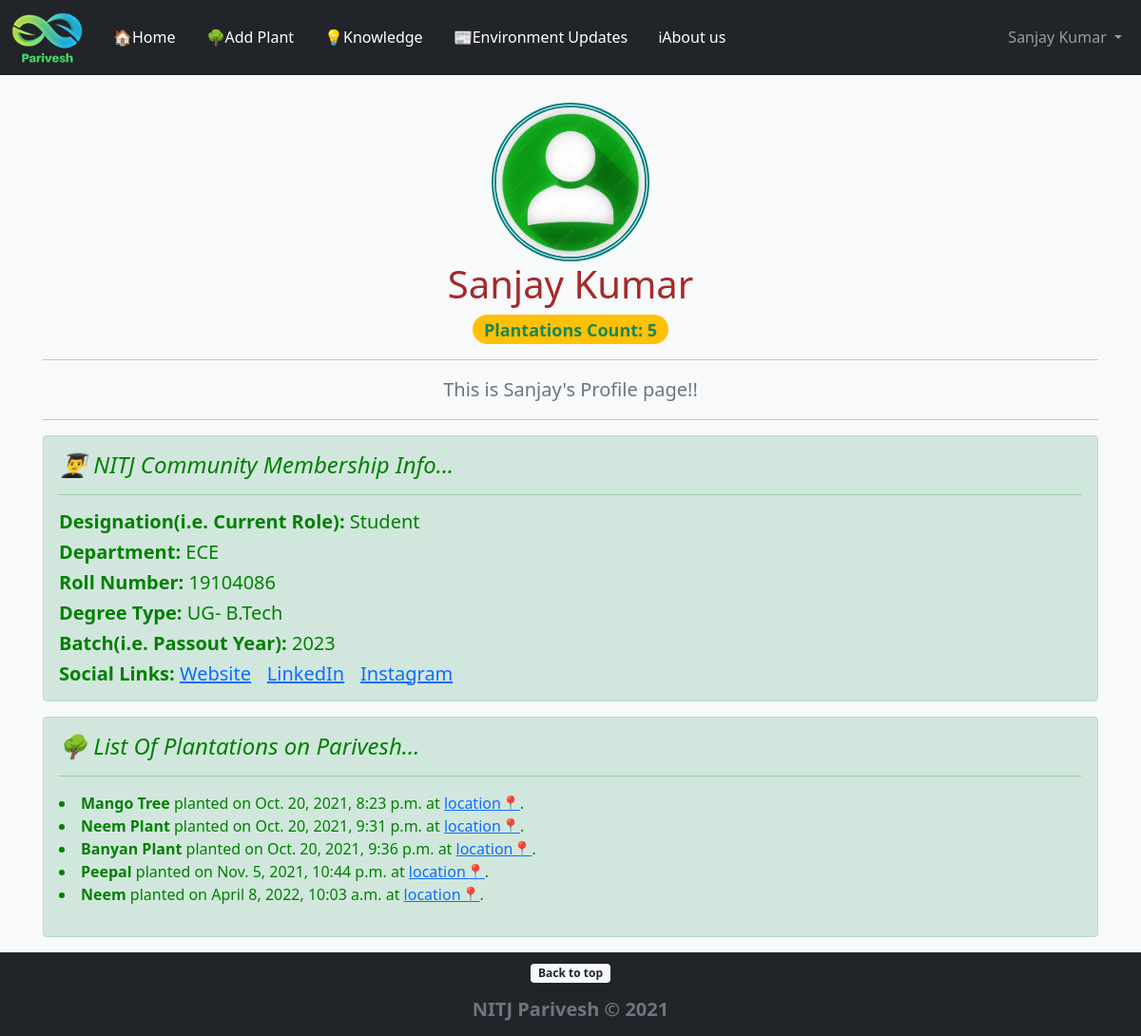
/Members/3/profile (signed in), run on the app's committed database.
### PariveshApp/models.py (models this page shows, shortened)
class Profile(models.Model):
    user = models.OneToOneField(User, null=True, on_delete=models.CASCADE)
    bio = models.TextField()
    profile_pic = models.ImageField(null=True,blank=True, upload_to="profile_pics")
    designation = models.CharField(max_length=255)
    department = models.CharField(max_length=255)
    roll_no = models.CharField(max_length=255,null=True,blank=True)
    degree_type = models.CharField(max_length=255,null=True,blank=True)
    batch = models.CharField(max_length=255,null=True,blank=True)
    website_url = models.URLField(null=True, blank=True)
    facebook_url = models.URLField(null=True, blank=True)
    instagram_url = models.URLField(null=True, blank=True)
    linkedin_url = models.URLField(null=True, blank=True)
    twitter_url = models.URLField(null=True, blank=True)

class Plantation(models.Model):
    planter  = models.ForeignKey(User, on_delete=CASCADE)
    plant_name = models.CharField(max_length=255)
    plant_loc = models.URLField()
    plant_pic = models.ImageField(null=True,blank=True, upload_to='plant_pics')
    date_time = models.DateTimeField(auto_now_add=True)
    remarks = models.TextField()

### Members/views.py (the view)
# urls.py: path('<int:pk>/profile',ShowProfilePageView.as_view(), name="show-profile-page"),
class ShowProfilePageView(DetailView):
    model = Profile
    template_name = 'registration/user_profile.html'
    def get_context_data(self, *args, **kwargs):
        context = super(ShowProfilePageView, self).get_context_data(*args, **kwargs)
        page_user = get_object_or_404(Profile, id=self.kwargs['pk'])
        context["page_user"] = page_user
        context["user_plants"] = Plantation.objects.filter(planter = page_user.user)
        context["user_plant_count"]= Plantation.objects.filter(planter = page_user.user).count()
        return context

### Members/templates/registration/user_profile.html (shortened to what this page needs)
{% extends 'base.html' %}
{% load static %}
{% block content %}
<div class="container">
  {% if page_user.profile_pic %}
  <img class="mt-5 text-center" src="{{ page_user.profile_pic.url }}" style=" border: 5px double teal;border-radius:50%;display:block;width:15%;margin-left:auto;margin-right:auto;margin-top: 10px;"></img>
  {% else %}
  <img class="mt-5 text-center" src="{% static 'default_profile_pic.jpg' %}" style=" border: 5px double teal;border-radius:50%;display:block;width:15%;margin-left:auto;margin-right:auto;margin-top: 10px;"></img>
  {% endif %}
  <h1 class="text-center" style="color: brown;">{{ page_user.user.first_name }} {{ page_user.user.last_name }} </h1>
  <h4 class="text-center"><span class="badge rounded-pill bg-warning text-success">Plantations Count: {{ user_plant_count }}</span> </h4>
  <hr/>
      <p class="lead text-muted text-center">{{ page_user.bio }}</p>
  <hr/>
    <div class="alert alert-success" style="color: green;" role="alert">
      <h4 class="alert-heading"><i>👨‍🎓 NITJ Community Membership Info...</i></h4>
      <hr>
      <h5 class="card-text"><b>Designation(i.e. Current Role):</b> {{ page_user.designation }}</h5>
      <h5 class="card-text"><b>Department:</b> {{ page_user.department }}</h5>
      {% if page_user.roll_no %}
      <h5 class="card-text"><b>Roll Number:</b> {{ page_user.roll_no }}</h5>
      {% endif %}
      {% if page_user.degree_type %}
      <h5 class="card-text"><b>Degree Type:</b> {{ page_user.degree_type }}</h5>
      {% endif %}
      {% if page_user.batch %}
      <h5 class="card-text"><b>Batch(i.e. Passout Year):</b> {{ page_user.batch }}</h5>
      {% endif %}
      <h5 class="card-text"> <b>Social Links:</b>
          {% if page_user.website_url %}
          <a href="{{ page_user.website_url }}">Website</a> &ThickSpace;
          {% endif %}
          {% if page_user.linkedin_url %}
            <a href="{{ page_user.linkedin_url }}">LinkedIn</a> &ThickSpace;
          {% endif %}
          {% if page_user.instagram_url %}
            <a href="{{ page_user.instagram_url }}">Instagram</a> &ThickSpace;
          {% endif %}
      </h5>
    </div>
  {% if user_plants %}
  <div class="alert alert-success" style="color: green;" role="alert">
    <h4 class="alert-heading"><i>🌳 List Of Plantations on Parivesh...</i></h4>
    <hr>
    <p>
        {% for plant in user_plants %}
        <li>
            <strong>{{ plant.plant_name }}</strong> planted  on {{ plant.date_time }} at <a href="{{ plant.plant_loc }}">location📍</a>.
        </li>
        {% endfor %}
    </p>
  {% endif %}
  </div>
</div>
{% endblock %}

### PariveshApp/templates/base.html (shortened to what this page needs)
<!doctype html>
<html lang="en" class="h-100">
{% load static %}
  <head>
<link rel="stylesheet" href="{% static 'css/bootstrap.min.css' %}">
    <link href="{% static 'css/sticky-footer-navbar.css' %}" rel="stylesheet">
    <link href="{% static 'css/headers.css' %}" rel="stylesheet">
  </head>
  <body class="d-flex flex-column h-100 bg-light">
  <header class="bg-dark text-white">
    <nav class="navbar navbar-expand-md navbar-dark fixed-top bg-dark">
      <div class="d-flex flex-wrap align-items-center justify-content-center justify-content-lg-start container-fluid">
          <a class="navbar-brand" href="/" style="font-weight: bold; color:greenyellow">
            <img src="{% static 'parivesh_icon.png' %}" alt="Parivesh Icon" width="75" class="d-inline-block align-text-center">
          </a>
          {% if user.is_authenticated %}
          <div class="collapse navbar-collapse" id="navbarSupportedContent">
            <ul class="nav col-12 col-lg-auto me-lg-auto mb-2 justify-content-center mb-md-0">
              <li class="nav-item">
                <a class="nav-link text-white" href="/">🏠Home</a>
              </li>
              <li class="nav-item">
                <a class="nav-link text-white" href="{% url 'add-plant' %}">🌳Add Plant</a>
              </li>
              <li class="nav-item">
                <a class="nav-link text-white" href="{% url 'knowledge' %}">💡Knowledge</a>
              </li>
              <li class="nav-item">
                <a class="nav-link text-white" href="{% url 'news' %}">📰Environment Updates</a><li class="nav-item">
                <a class="nav-link text-white" href="{% url 'about-us' %}">ℹAbout us</a>
              </li>
          </ul>
              <div class="text-end">
                <ul class="navbar-nav ml-auto">
                  <li class="nav-item dropdown">
                    <a class="nav-link dropdown-toggle" href="#" id="navbarDropdown" role="button" data-bs-toggle="dropdown" aria-expanded="false">
                      {{user.first_name}} {{user.last_name}}
                    </a>
                  </li>
                </ul>
              </div>
            </div>
            {% endif %}
    </nav>
  </header>
<main class="flex-shrink-0">
  {% block content %}
  {% endblock %}
</main>
<footer class="footer mt-auto py-2 bg-dark">
  <div class="container text-center">
    <p><a href="#"><span class="badge bg-light text-dark">Back to top</span></a></p>
    <span class="text-muted">
      <h5><strong>NITJ Parivesh &copy; 2021</strong></h5>
    </span>
  </div>
</footer>
  </body>
</html>

### PariveshApp/static/css/sticky-footer-navbar.css (style rules this page uses)
main > .container { padding: 60px 15px 0; }

### PariveshApp/static/css/headers.css (style rules this page uses)
.dropdown-toggle { outline: 0; }

### data on the page
Profile: user.first_name "Sanjay", user.last_name "Kumar", bio "This is Sanjay's Profile page!!", designation "Student", department "ECE", roll_no "19104086", degree_type "UG- B.Tech", batch "2023"
Plantation: plant_name "Mango Tree", date_time "Oct. 20, 2021, 8:23 p.m."
Plantation: plant_name "Neem Plant", date_time "Oct. 20, 2021, 9:31 p.m."
Plantation: plant_name "Banyan Plant", date_time "Oct. 20, 2021, 9:36 p.m."
Plantation: plant_name "Peepal", date_time "Nov. 5, 2021, 10:44 p.m."
Plantation: plant_name "Neem", date_time "April 8, 2022, 10:03 a.m."

### other printed values
{{ user.first_name }} "Sanjay"
{{ user.last_name }} "Kumar"
{{ user_plant_count }} "5"
